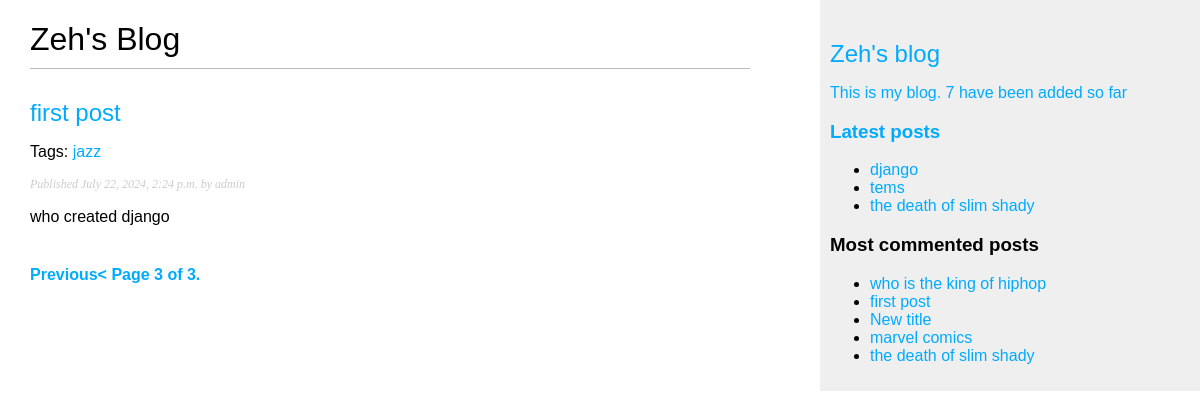
Screenshot of /blogs/?page=3 with the database file from the repository.
### blogs/models.py (models this page shows, shortened)
class Post(models.Model):
    class Status(models.TextChoices):
        DRAFT = 'DF', 'DRAFT'
        PUBLISHED = 'PB', 'PUBLISHED'
    title = models.CharField(max_length=255)
    slug = models.SlugField(max_length=255,
                            unique_for_date='publish')
    author = models.ForeignKey(
        settings.AUTH_USER_MODEL,
        on_delete=models.CASCADE,
        related_name='blog_posts'
    )
    body = models.TextField()
    publish = models.DateTimeField(default=timezone.now)
    created_at = models.DateTimeField(auto_now_add=True)
    updated_at = models.DateTimeField(auto_now=True)
    status = models.CharField(
        max_length=2,
        choices=Status,
        default=Status.DRAFT
    )
    tags = TaggableManager()
    objects = models.Manager() # The default manager.
    published = PublishedManager() # Our custom manager.
    class Meta:
        ordering = ['-publish']
        indexes = [
            models.Index(fields=['-publish']),
        ]
    def get_absolute_url(self):
        return reverse(
        'blogs:post_detail',
        args=[
            self.publish.year,
            self.publish.month,
            self.publish.day,
            self.slug
            ]
        )

### blogs/views.py (the view)
# urls.py: path('', views.post_list, name='post_list'),
def post_list(request, tag_slug=None):
    post_list = Post.published.all()
    tag=None
    try:
        if tag_slug:
            tag = get_object_or_404(Tag, slug=tag_slug)
            post_list = post_list.filter(tags__in=[tag])
    except exception as e:
        return f"error: {e}"
    paginator = Paginator(post_list, 3)
    page_number = request.GET.get('page', 1)
    try:
        posts = paginator.page(page_number)
    except PageNotAnInteger:
        posts = paginator.page(1)
    except EmptyPage:
        posts = paginator.page(paginator.num_pages)
    return render(request, 'blogs/post/list.html', {'posts': posts, 'tag': tag})

### blogs/models.py (called while the page is built)
    def get_queryset(self):
        return (
            super().get_queryset().filter(status=Post.Status.PUBLISHED)
        )

### blogs/templatetags/blog_tags.py (called while the page is built)
@register.simple_tag
def total_posts():
    return Post.published.count()

@register.inclusion_tag('blogs/post/latest_posts.html')
def show_latest_posts(count=5):
    latest_posts = Post.published.order_by('-publish')[:count]
    return {'latest_posts': latest_posts}

@register.simple_tag
def get_most_commented_posts(count=5):
    return Post.published.annotate(
        total_comments=Count('comments')
    ).order_by('-total_comments')[:count]

@register.filter(name='markdown')
def markdown_format(text):
    return mark_safe(markdown.markdown(text))

### blogs/templates/blogs/post/list.html (shortened to what this page needs)
{% extends "blogs/base.html" %}
{% load blog_tags %}
{% block content %}
    <h1>Zeh's Blog</h1>
    {% for post in posts %}
        <h2>
<a href="{{ post.get_absolute_url }}">
            {{ post.title }}
    </a>
</h2>
<p class="tags">Tags: {% for tag in post.tags.all %}
    <a href="{% url "blogs:post_list_by_tag" tag.slug %}">
    {{ tag.name }}
    </a>{% if not forloop.last %}, {% endif %}
    {% endfor %}</p>
<p class="date">
    Published {{ post.publish }} by {{ post.author }}
</p>
    {{ post.body|markdown|truncatewords_html:30}}
{% endfor %}
{% include "pagination.html" with page=posts %}
{% endblock %}

### blogs/templates/blogs/base.html (shortened to what this page needs)
{% load blog_tags %}
{% load static %}
<!DOCTYPE html>
<html>
<head>
<link href="{% static "css/blog.css" %}" rel="stylesheet">
</head>
<body>
<div id="content">
{% block content %}
{% endblock %}
</div>
<div id="sidebar">
<h2>Zeh's blog</h2>
<p>This is my blog.
   {% total_posts%} have been added so far
</p>
<h3>Latest posts</h3>
{% show_latest_posts 3 %}
<h3>Most commented posts</h3>
{% get_most_commented_posts as most_commented_posts %}
<ul>
{% for post in most_commented_posts %}
<li>
<a href="{{ post.get_absolute_url }}">{{ post.title }}</a>
</li>
{% endfor %}
</ul>
</div>
</body>
</html>

### blogs/templates/blogs/post/latest_posts.html
<ul>
    {% for post in latest_posts %}
    <li>
    <a href="{{ post.get_absolute_url }}">{{ post.title }}</a>
    </li>
    {% endfor %}
</ul>

### blogs/static/css/blog.css (style rules this page uses)
body { margin:0; padding:0; font-family:helvetica, sans-serif; }
a { color:#00abff; text-decoration:none; }
h1 { font-weight:normal; border-bottom:1px solid #bbb; padding:0 0 10px 0; }
h2 { font-weight:normal; margin:30px 0 0; }
#content { float:left; width:60%; padding:0 0 0 30px; }
#sidebar { float:right; width:30%; padding:10px; background:#efefef; height:100%; }
p.date { color:#ccc; font-family: georgia, serif; font-size: 12px; font-style: italic; }

### rows the page displays
Post: title "first post", publish "July 22, 2024, 2:24 p.m.", author "admin", body "who created django"
Tag: name "jazz"
Post: title "django"
Post: title "tems"
Post: title "the death of slim shady"
Post: title "who is the king of hiphop"
Post: title "New title"
Post: title "marvel comics"

### other values shown
{{ page.number }} "3"
{{ page.paginator.num_pages }} "3"
